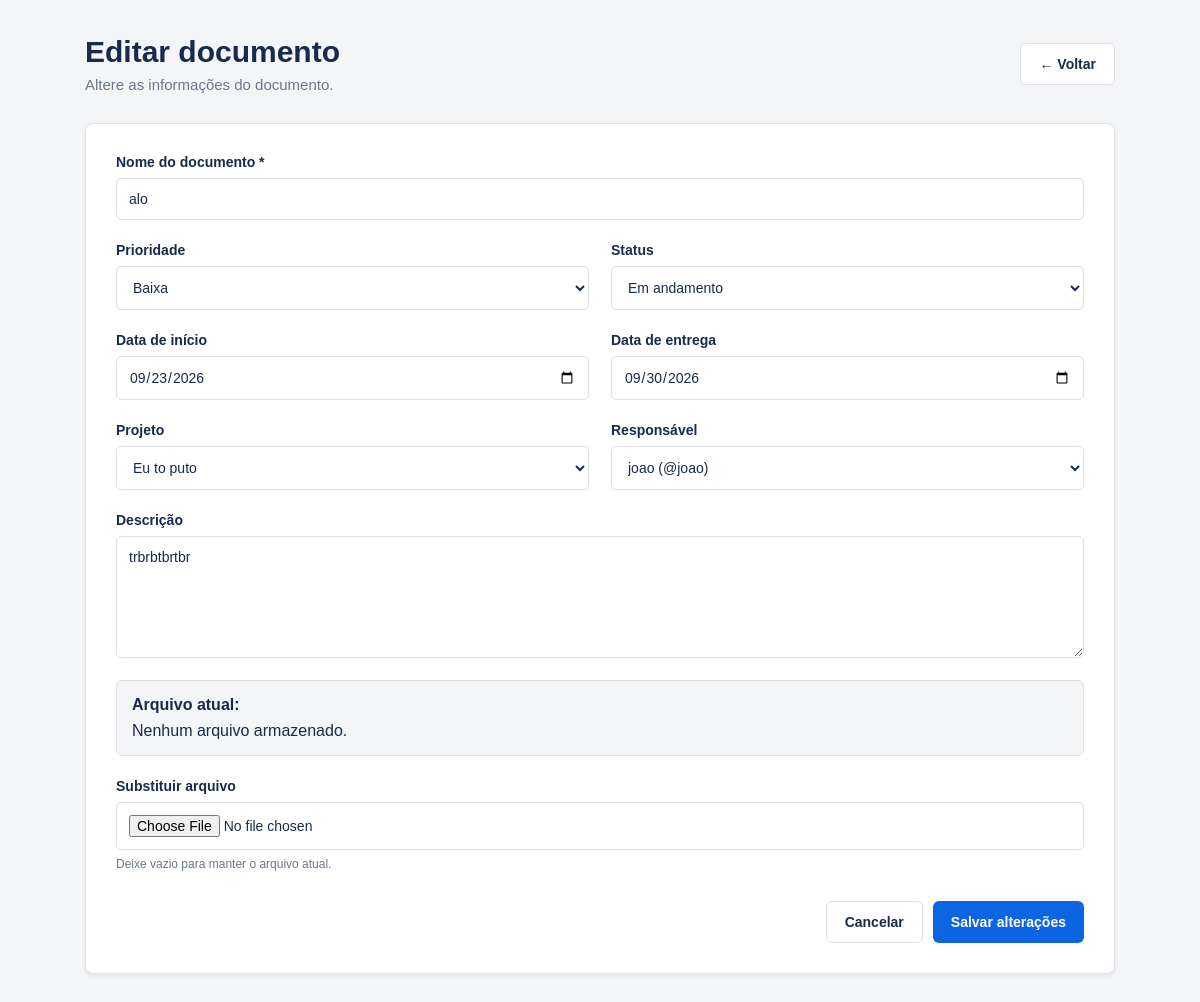
/editar/documentos.php?id=1 (signed in), run on the app's committed database.
### tables this page shows
CREATE TABLE `documentos` (
  `id_documento` int(11) NOT NULL,
  `nome_documento` varchar(100) DEFAULT NULL,
  `prioridade` enum('Baixa','Média','Alta','Urgente') DEFAULT 'Média',
  `data_inicio` date DEFAULT NULL,
  `data_entrega` date DEFAULT NULL,
  `status_documento` enum('Pendente','Em Andamento','Concluido') DEFAULT 'Pendente',
  `descricao` varchar(2000) DEFAULT NULL,
  `arquivo` longblob DEFAULT NULL,
  `responsavel` int(11) DEFAULT NULL,
  `projeto` int(11) DEFAULT NULL
);

CREATE TABLE `projetos` (
  `id_projeto` int(11) NOT NULL,
  `nome_projeto` varchar(100) DEFAULT NULL,
  `status_projeto` enum('Pendente','Em Andamento','Concluido') DEFAULT 'Pendente',
  `responsavel_id` int(11) DEFAULT NULL,
  `data_criacao` datetime DEFAULT current_timestamp(),
  `data_entrega` date DEFAULT NULL
);

CREATE TABLE `responsavel` (
  `responsavel_id` int(11) NOT NULL,
  `usuario_id` int(11) DEFAULT NULL
);

CREATE TABLE `usuarios` (
  `id_usuario` int(11) NOT NULL,
  `nome_usuario` varchar(100) NOT NULL,
  `user_usuario` varchar(50) NOT NULL,
  `senha_usuario` varchar(255) NOT NULL,
  `ocupacao` int(1) NOT NULL DEFAULT 3,
  `empresa_cod` int(11) DEFAULT NULL,
  `equipe_id` int(11) DEFAULT NULL,
  `data_cadastro` datetime DEFAULT current_timestamp()
);

### editar/documentos.php (the view, shortened to what this page needs)
<?php
require_once __DIR__ . '/../config/conexao.php';
$id = (int)($_GET['id'] ?? 0);
$stmt = $pdo->prepare("
    SELECT
        d.*,
        r.usuario_id
    FROM documentos d
    LEFT JOIN responsavel r
        ON d.responsavel = r.responsavel_id
    WHERE d.id_documento = ?
");
$stmt->execute([$id]);
$documento = $stmt->fetch(PDO::FETCH_ASSOC);
$nome_documento = $documento['nome_documento'];
$prioridade = (int)$documento['prioridade'];
$data_inicio = $documento['data_inicio'];
$data_entrega = $documento['data_entrega'];
$status_documento = (int)$documento['status_documento'];
$descricao = $documento['descricao'];
$responsavel_usuario = (int)($documento['usuario_id'] ?? 0);
$projeto = (int)($documento['projeto'] ?? 0);
$stmtUsuarios = $pdo->query("
    SELECT
        id_usuario,
        nome_usuario,
        user_usuario
    FROM usuarios
    ORDER BY nome_usuario ASC
");
$usuarios = $stmtUsuarios->fetchAll(PDO::FETCH_ASSOC);
$stmtProjetos = $pdo->query("
    SELECT
        id_projeto,
        nome_projeto
    FROM projetos
    ORDER BY nome_projeto ASC
");
$projetos = $stmtProjetos->fetchAll(PDO::FETCH_ASSOC);
?>
<!DOCTYPE html>
<html lang="pt-BR">
<head>
    <link rel="stylesheet"
          href="../assets/css/documentos.css">
</head>
<body>
<main class="container form-container">
    <div class="page-header">
        <div>
            <h1>Editar documento</h1>
            <p>
                Altere as informações do documento.
            </p>
        </div>
        <a href="../Visualizar/documentos.php"
           class="btn btn-secondary">
            ← Voltar
        </a>
    </div>
    <form
        method="POST"
        enctype="multipart/form-data"
        class="form-card"
    >
        <div class="form-grid">
            <div class="form-group full">
                <label for="nome_documento">
                    Nome do documento *
                </label>
                <input
                    type="text"
                    id="nome_documento"
                    name="nome_documento"
                    maxlength="100"
                    required
                    value="<?= htmlspecialchars($nome_documento) ?>"
                >
            </div>
            <div class="form-group">
                <label for="prioridade">
                    Prioridade
                </label>
                <select
                    id="prioridade"
                    name="prioridade"
                >
                    <option value="1"
                        <?= $prioridade === 1 ? 'selected' : '' ?>>
                        Baixa
                    </option>
                </select>
            </div>
            <div class="form-group">
                <label for="status_documento">
                    Status
                </label>
                <select
                    id="status_documento"
                    name="status_documento"
                >
                    <option value="1"
                        <?= $status_documento === 1 ? 'selected' : '' ?>>
                        Em andamento
                    </option>
                </select>
            </div>
            <div class="form-group">
                <label for="data_inicio">
                    Data de início
                </label>
                <input
                    type="date"
                    id="data_inicio"
                    name="data_inicio"
                    value="<?= htmlspecialchars($data_inicio ?? '') ?>"
                >
            </div>
            <div class="form-group">
                <label for="data_entrega">
                    Data de entrega
                </label>
                <input
                    type="date"
                    id="data_entrega"
                    name="data_entrega"
                    value="<?= htmlspecialchars($data_entrega ?? '') ?>"
                >
            </div>
            <div class="form-group">
                <label for="projeto">
                    Projeto
                </label>
                <select
                    id="projeto"
                    name="projeto"
                >
                    <?php foreach ($projetos as $item): ?>
                        <option
                            value="<?= (int)$item['id_projeto'] ?>"
                            <?= $projeto == $item['id_projeto'] ? 'selected' : '' ?>
                        >
                            <?= htmlspecialchars($item['nome_projeto']) ?>
                        </option>
                    <?php endforeach; ?>
                </select>
            </div>
            <div class="form-group">
                <label for="responsavel_usuario">
                    Responsável
                </label>
                <select
                    id="responsavel_usuario"
                    name="responsavel_usuario"
                >
                    <?php foreach ($usuarios as $usuario): ?>
                        <option
                            value="<?= (int)$usuario['id_usuario'] ?>"
                            <?= $responsavel_usuario == $usuario['id_usuario'] ? 'selected' : '' ?>
                        >
                            <?= htmlspecialchars($usuario['nome_usuario']) ?>
                            <?php if (!empty($usuario['user_usuario'])): ?>
                                (@<?= htmlspecialchars($usuario['user_usuario']) ?>)
                            <?php endif; ?>
                        </option>
                    <?php endforeach; ?>
                </select>
            </div>
            <div class="form-group full">
                <label for="descricao">
                    Descrição
                </label>
                <textarea
                    id="descricao"
                    name="descricao"
                    maxlength="2000"
                    rows="6"
                ><?= htmlspecialchars($descricao ?? '') ?></textarea>
            </div>
            <div class="file-current">
                <strong>Arquivo atual:</strong>
                <?php if (!empty($documento['arquivo'])): ?>
                    <a
                        href="../baixar/projetos.php?id=<?= $id ?>"
                        class="file-link"
                    >
                        ↓ Baixar arquivo atual
                    </a>
                    <p>
                        Escolher outro arquivo irá substituir o arquivo atual.
                    </p>
                <?php else: ?>
                    <span>
                        Nenhum arquivo armazenado.
                    </span>
                <?php endif; ?>
            </div>
            <div class="form-group full">
                <label for="arquivo">
                    Substituir arquivo
                </label>
                <input
                    type="file"
                    id="arquivo"
                    name="arquivo"
                >
                <small class="input-help">
                    Deixe vazio para manter o arquivo atual.
                </small>
            </div>
        </div>
        <div class="form-actions">
            <a
                href="../Visualizar/documentos.php"
                class="btn btn-secondary"
            >
                Cancelar
            </a>
            <button
                type="submit"
                class="btn btn-primary"
            >
                Salvar alterações
            </button>
        </div>
    </form>
</main>
</body>
</html>

### assets/css/documentos.css (style rules this page uses)
* { box-sizing: border-box; }
body { margin: 0; font-family: Arial, Helvetica, sans-serif; background: #f4f5f7; color: #172b4d; }
.container { width: 100%; max-width: 1500px; margin: 0 auto; padding: 35px; }
.page-header { display: flex; justify-content: space-between; align-items: center; gap: 20px; margin-bottom: 30px; }
.page-header h1 { margin: 0 0 7px; font-size: 30px; }
.page-header p { margin: 0; color: #6b778c; font-size: 15px; }
.btn { display: inline-flex; align-items: center; justify-content: center; min-height: 42px; padding: 0 18px; border-radius: 6px; text-decoration: none; border: none; cursor: pointer; font-size: 14px; font-weight: 600; transition: 0.2s; }
.btn-primary { background: #0c66e4; color: white; }
.btn-secondary { background: white; color: #172b4d; border: 1px solid #dfe1e6; }
.form-container { max-width: 1100px; }
.form-card { background: white; border: 1px solid #dfe1e6; border-radius: 8px; padding: 30px; box-shadow: 0 2px 5px rgba(9, 30, 66, 0.08); }
.form-grid { display: grid; grid-template-columns: repeat(2, 1fr); gap: 22px; }
.form-group { display: flex; flex-direction: column; }
.form-group.full { grid-column: 1 / -1; }
.form-group label { margin-bottom: 8px; font-size: 14px; font-weight: 600; color: #172b4d; }
.form-group input, .form-group select, .form-group textarea { width: 100%; border: 1px solid #dfe1e6; border-radius: 5px; padding: 12px; background: white; color: #172b4d; font-family: inherit; font-size: 14px; outline: none; }
.form-group textarea { resize: vertical; min-height: 120px; }
.input-help { margin-top: 7px; color: #6b778c; font-size: 12px; }
.form-actions { display: flex; justify-content: flex-end; gap: 10px; margin-top: 30px; }
.file-current { grid-column: 1 / -1; background: #f4f5f7; border: 1px solid #dfe1e6; border-radius: 6px; padding: 15px; display: flex; flex-direction: column; gap: 8px; }

### data on the page
documentos: nome_documento "alo", data_inicio "09/23/2026", data_entrega "09/30/2026", projeto "Eu to puto", descricao "trbrbtbrtbr"
responsavel: responsavel_usuario "joao (@joao)"
